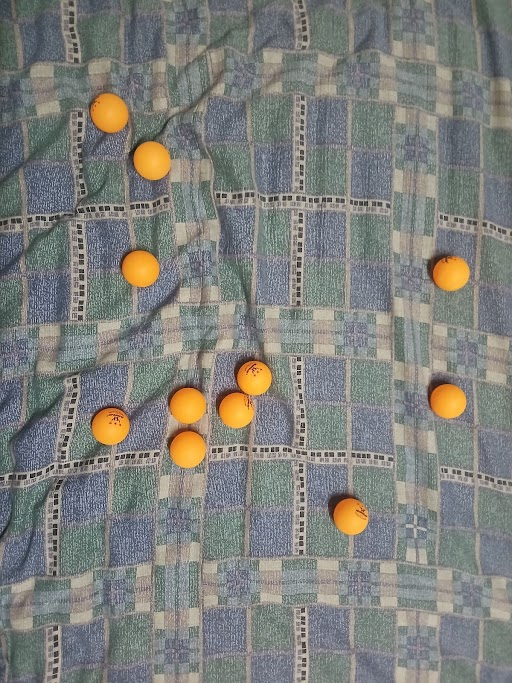
#> input picture PingPong.jpg, 512 x 683 px
$ jupyter execute 2.2.ipynb
#> lines starting #> are read from the running program, lines starting #| are printed output that depends on the picture; after the words box and inside, x2 and y2 are one past the last pixel; in counts of white or black regions, pixels touching at a corner belong together; long printed decimals are rounded
[cell 1]
import matplotlib.pyplot as plt
import numpy as np
import scipy as sci

from skimage import io, morphology, feature
from skimage import color, restoration

ping_pong = io.imread("PingPong.jpg")
#> ping_pong is the input picture: shape (683, 512, 3); mean R, G, B 127.8, 128.2, 123.7
plt.imshow(ping_pong)

[cell 2]
ping_pong.shape
#> Out = (683, 512, 3)

[cell 3]
red = ping_pong[:,:,0]
green = ping_pong[:,:,1]
blue = ping_pong[:,:,2]

fig, ax = plt.subplots()
ax.hist(np.ravel(red), bins = np.arange(0, 256, 1), color='r', histtype='step')
ax.hist(np.ravel(green), bins = np.arange(0, 256, 1),color='g', histtype='step')
ax.hist(np.ravel(blue),bins = np.arange(0, 256, 1), color='b', histtype='step')

[cell 4]
fig, ax = plt.subplots(1,3)
ax[0].hist(red)
ax[1].hist(green)
ax[2].hist(blue)
#> figure, not shown here; panel 1: tallest bar 287 high, from x = 54.34 to 54.38; panel 1: tallest bar 282 high, from x = 54.38 to 54.42; panel 1: tallest bar 236 high, from x = 54.42 to 54.46; panel 2: tallest bar 272 high, from x = 68.2 to 68.23

[cell 5]
to_hsv = color.rgb2hsv(ping_pong)
#> to_hsv: shape (683, 512, 3) float64; mean of channels 0, 1, 2 0.385, 0.121, 0.532

balls = to_hsv[:,:,1]
plt.imshow(balls)

[cell 6]
plt.hist(np.ravel(balls), bins = np.linspace(0, 1, 100), )
#> figure, not shown here; tallest bar 28879 high, from x = 0.0707 to 0.0808

[cell 7]
kindaclean = balls > 0.4
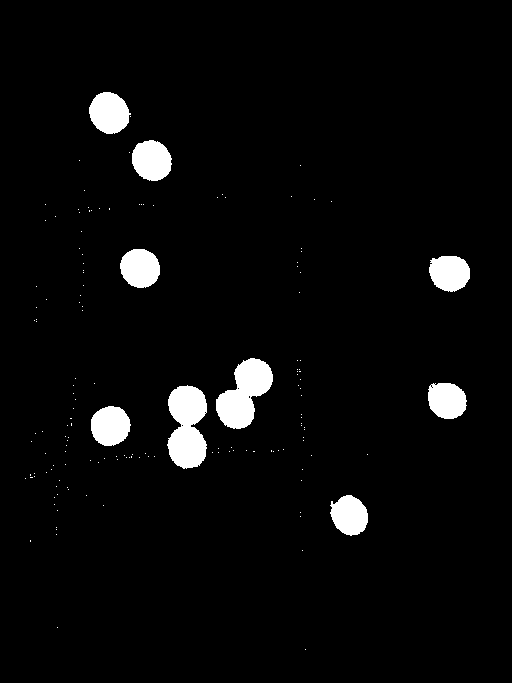
#> kindaclean: shape (683, 512) bool; 3.9% white; 152 white regions (143 under 20 px), largest, box (x1, y1, x2, y2) and area: (167, 385, 207, 469) 2534, (216, 358, 273, 429) 2349, (89, 92, 131, 134) 1305

plt.imshow(kindaclean)

[cell 8]
kindaclean_erode = morphology.erosion(kindaclean)
#> kindaclean_erode: shape (683, 512) bool; 3.5% white; 9 white regions, largest, box (x1, y1, x2, y2) and area: (168, 386, 206, 468) 2311, (217, 359, 272, 428) 2141, (90, 93, 129, 133) 1189
plt.imshow(kindaclean_erode)

[cell 9]
kindaclean_dilate = morphology.dilation(kindaclean_erode)
#> kindaclean_dilate: shape (683, 512) bool; 3.8% white; 9 white regions, largest, box (x1, y1, x2, y2) and area: (167, 385, 207, 469) 2522, (216, 358, 273, 429) 2341, (89, 92, 130, 134) 1302
plt.imshow(kindaclean_dilate)

[cell 10]
img = kindaclean_dilate
for _ in range(9):
    img = morphology.erosion(img)
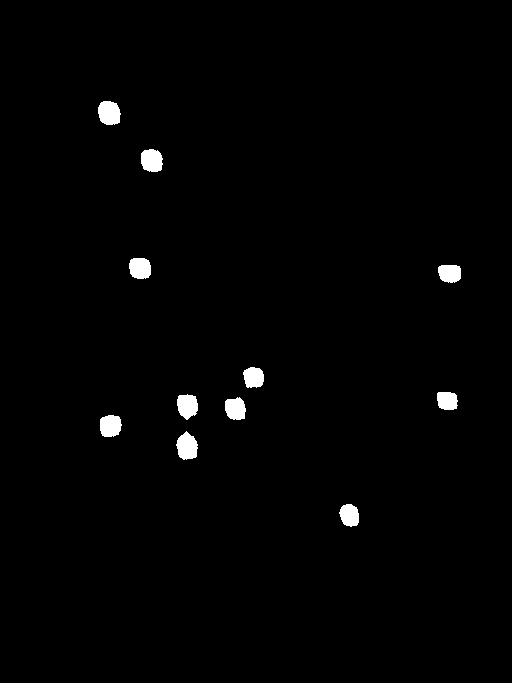
#> img: shape (683, 512) bool; 1.2% white; 11 white regions

[cell 11]
plt.imshow(img)

[cell 12]
from skimage import measure

labeled_image = measure.label(img)
#> labeled_image: shape (683, 512) int32; 12 distinct labels, from 0 to 11

# Get properties of each labeled region
regions = measure.regionprops(labeled_image)
#> regions = 11 regions; largest, box (x1, y1, x2, y2) and area: (176, 431, 198, 460) 454, (98, 101, 121, 125) 450, (141, 149, 163, 172) 422, (177, 394, 198, 420) 413, (100, 415, 122, 437) 406

coordinates = []
# Iterate through each region and get the coordinates
for region in regions:
    # Get the coordinates of the bounding box of the region
    min_row, min_col, max_row, max_col = region.bbox
    print(f"Blob at coordinates: ({min_row}, {min_col}) to ({max_row}, {max_col})")

    # Optionally, you can get the centroid of the blob
    centroid = region.centroid
    coordinates.append(centroid)
    print(f"Centroid of the blob: {centroid}")
#> this loop made 11 passes
#> (min_row, min_col, max_row, max_col, centroid) on passes 1 to 11: (101, 98, 125, 121, (112.6, 108.8)), (149, 141, 172, 163, (160.1, 151.4)), (258, 129, 279, 151, (267.8, 139.7)), (265, 438, 283, 461, (272.9, 449.4)), (367, 243, 388, 264, (377, 253.3)), (392, 437, 410, 458, (400.3, 446.8)), (394, 177, 420, 198, (405.4, 187)), (397, 225, 420, 246, (408.4, 235)), (415, 100, 437, 122, (425.5, 110)), (431, 176, 460, 198, (446.2, 186.7)), (504, 339, 527, 359, (514.9, 349.1))
#> (printed output is left out)
#> after the loop, coordinates = [(112.6, 108.8), (160.1, 151.4), (267.8, 139.7), (272.9, 449.4), (377, 253.3), (400.3, 446.8), (405.4, 187), (408.4, 235), (425.5, 110), (446.2, 186.7), (514.9, 349.1)]

# Display the labeled image
plt.imshow(labeled_image, cmap='nipy_spectral')
plt.title('Labeled Image')
plt.show()

[cell 13]
coordinates = np.array(coordinates)
#> coordinates = [[112.6, 108.8], [160.1, 151.4], [267.8, 139.7], [272.9, 449.4], [377, 253.3], [400.3, 446.8], [405.4, 187], [408.4, 235], [425.5, 110], [446.2, 186.7], [514.9, 349.1]]

[cell 14]
# Extract x and y coordinates
y_coords, x_coords = coordinates[:, 0], coordinates[:, 1]
#> y_coords = [112.6, 160.1, 267.8, 272.9, 377, 400.3, 405.4, 408.4, 425.5, 446.2, 514.9]; x_coords = [108.8, 151.4, 139.7, 449.4, 253.3, 446.8, 187, 235, 110, 186.7, 349.1]


plt.scatter(x_coords, y_coords, color='red', marker='.', s=100, label="Blob Centers")
plt.gca().invert_yaxis()

plt.xlabel("X Coordinate")
plt.ylabel("Y Coordinate")
plt.title("Blob Centroids (Flipped)")
plt.legend()
plt.grid(True)

plt.show()
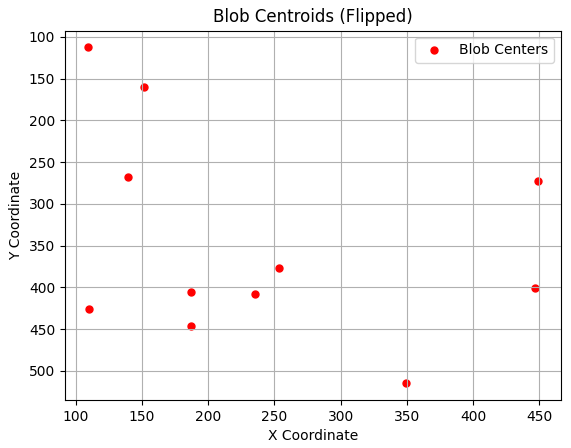
#> figure drawn by matplotlib, 1 panel

[cell 15]
# Get properties of each labeled region
regions = measure.regionprops(labeled_image)

# Plot the original image
plt.imshow(kindaclean)

# Iterate through each region to plot the centroids
for region in regions:
    centroid = region.centroid
    plt.text(centroid[1] + 30, centroid[0]+ 30, f"({centroid[1]:.1f}, {centroid[0]:.1f})", size = 7, color = 'w')
#> this loop made 11 passes

plt.scatter(x_coords, y_coords, color='red', marker='.', s=100, label="Blob Centers")
plt.title('Image with Centroids')
plt.tight_layout()
plt.show()

[cell 16]
sample = balls[92:135,87:130]
plt.imshow(sample)

[cell 17]
sample

[cell 18]
cor =  sci.signal.correlate2d(balls, sample, mode = 'full')
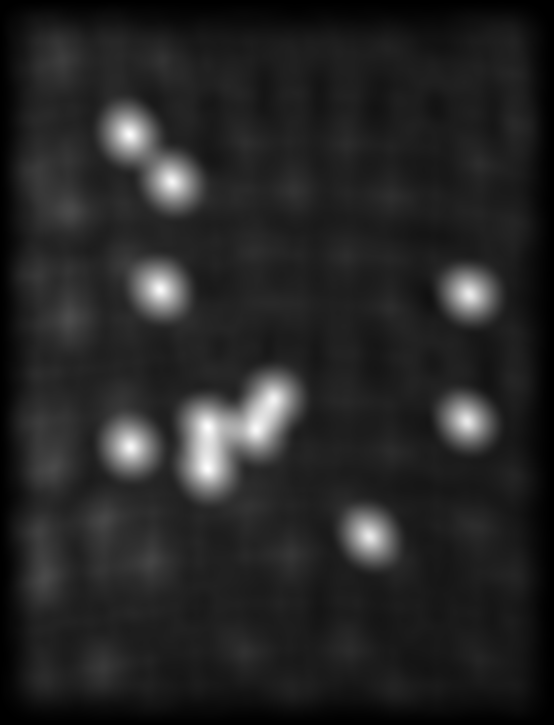
#> cor: shape (725, 554) float64; min 0.00348, max 732.4, mean 108.2; drawn with min black and max white

plt.imshow(cor)

[cell 19]
cor_clean = cor>660
#> cor_clean: shape (725, 554) bool; 0.21% white; 11 white regions (3 under 20 px), largest, box (x1, y1, x2, y2) and area: (202, 455, 213, 474) 168, (202, 421, 214, 438) 150, (251, 420, 262, 435) 124
plt.imshow(cor_clean)

[cell 20]
blob = feature.blob_doh(cor_clean)
#> blob = [[133, 128, 7.44], [288, 159, 7.44], [427, 255, 7.44], [427, 207, 7.44], [180, 170, 4.22], [399, 271, 7.44], [293, 469, 4.22], [446, 129, 7.44], [464, 207, 10.67], [535, 369, 4.22], [420, 467, 4.22]]

blob
#> Out has the same summary as blob

[cell 21]
x, y = blob[:,0], blob[:,1]
#> x = [133, 288, 427, 427, 180, 399, 293, 446, 464, 535, 420]; y = [128, 159, 255, 207, 170, 271, 469, 129, 207, 369, 467]

print(blob)
#| [[133.         128.           7.444]
#|  [288.         159.           7.444]
#|  [427.         255.           7.444]
#|  [427.         207.           7.444]
#|  [180.         170.           4.222]
#|  [399.         271.           7.444]
#|  [293.         469.           4.222]
#|  [446.         129.           7.444]
#|  [464.         207.          10.667]
#|  [535.         369.           4.222]
#|  [420.         467.           4.222]]
print(blob.shape)
#| (11, 3)

[cell 22]
plt.scatter(y, x, color='red', marker='.', s=100, label="Blob Centers")
plt.gca().invert_yaxis()

# Annotate the coordinates for each blob
for row in blob:
    y_coord, x_coord, r = row  # Unpack the row
    plt.text(x_coord, y_coord, f'({int(x_coord)}, {int(y_coord)})', fontsize=8, ha='right', color='white')
#> this loop made 11 passes

plt.xlabel("X Coordinate")
plt.ylabel("Y Coordinate")
plt.title("Blob Centroids")
plt.legend()
plt.grid(True)
plt.imshow(cor)

plt.show()
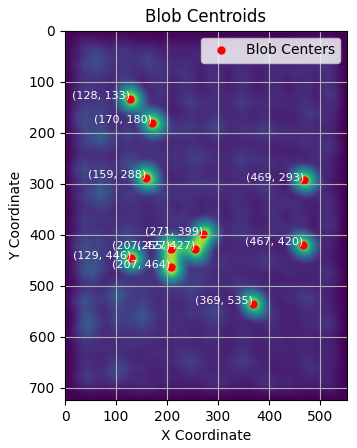
#> figure drawn by matplotlib, 1 panel

[cell 23]
# Get properties of each labeled region
regions = measure.regionprops(labeled_image)

# Plot the original image
plt.imshow(kindaclean)

# Iterate through each region to plot the centroids
for region in regions:
    centroid = region.centroid
    plt.text(centroid[1] + 30, centroid[0]+ 30, f"({centroid[1]:.1f}, {centroid[0]:.1f})", size = 7, color = 'w')

plt.scatter(x_coords, y_coords, color='red', marker='.', s=100, label="Blob Centers")
plt.title('Image with Centroids')
plt.tight_layout()
plt.show()

[cell 24]
img = color.rgb2gray(ping_pong)

im_ft = np.fft.fft2(img)

plt.imshow(np.log(1 + np.abs(im_ft)))

[cell 25]
im_ft_shift = np.fft.fftshift(im_ft)
plt.imshow(np.log(1 + np.abs(im_ft_shift)))

[cell 26]
im_ftph = np.angle(im_ft_shift)
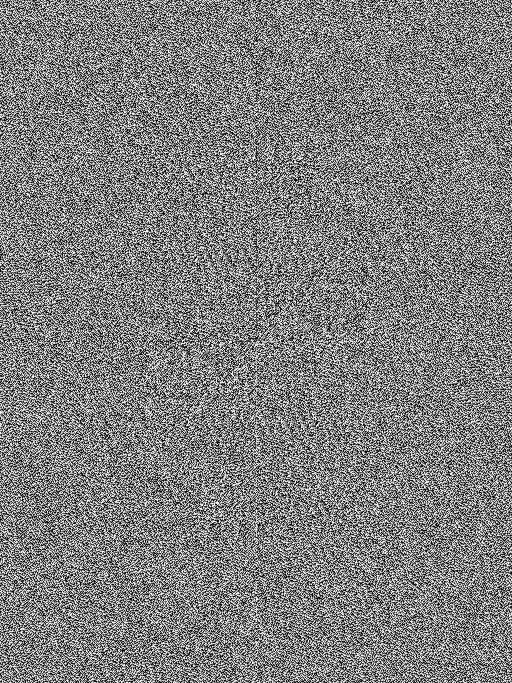
#> im_ftph: shape (683, 512) float64; min -3.14, max 3.14, mean -8.98e-06; drawn with min black and max white
plt.imshow(np.log(1 + np.abs(im_ftph)))

[cell 27]
im_ftph_unwrap = restoration.unwrap_phase(np.fft.fftshift(im_ftph))
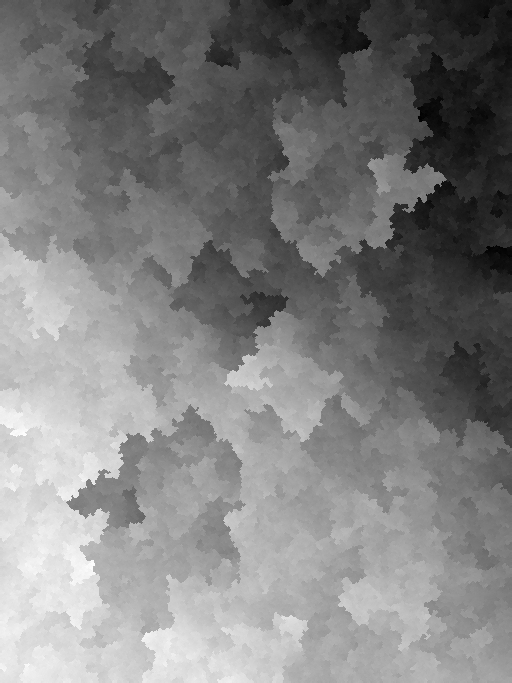
#> im_ftph_unwrap: shape (683, 512) float64; min -178.9, max 292, mean 56.9; drawn with min black and max white
plt.imshow(im_ftph_unwrap)

[cell 28]
r = np.abs(im_ft)
theta = np.angle(im_ft)
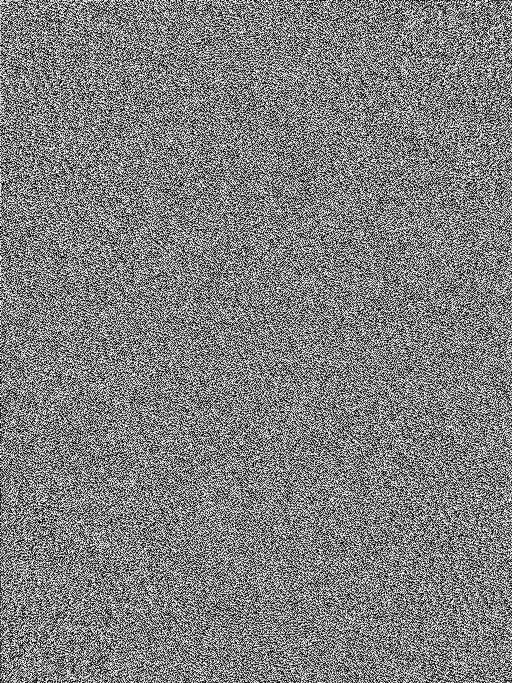
#> theta: shape (683, 512) float64; min -3.14, max 3.14, mean -8.98e-06; drawn with min black and max white

plt.matshow(np.abs(np.fft.ifft2(r*np.exp(1j*theta))))
#need it a e^(itheta) not just inverting the fft
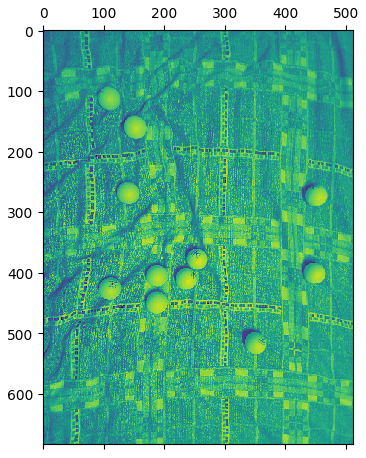
#> figure drawn by matplotlib, 1 panel

[cell 29]
fig, ax = plt.subplots(1,2)
# Plot the original image
ax[0].imshow(kindaclean)

# Iterate through each region to plot the centroids
for region in regions:
    centroid = region.centroid
    ax[0].text(centroid[1], centroid[0], f"({centroid[1]:.1f}, {centroid[0]:.1f})", size = 7, color = 'w')

ax[0].scatter(x_coords, y_coords, color='red', marker='.', s=100, label="Blob Centers")
ax[0].set_title('Thresholding')
ax[0].set_xlabel("X Coordinate")
ax[0].set_ylabel("Y Coordinate")

ax[1].scatter(y, x, color='red', marker='.', s=100, label="Blob Centers")
ax[1].invert_yaxis()

# Annotate the coordinates for each blob
for row in blob:
    y_coord, x_coord, r = row  # Unpack the row
    plt.text(x_coord, y_coord, f'({int(x_coord)}, {int(y_coord)})', fontsize=8, ha='right', color='white')

ax[1].set_xlabel("X Coordinate")
ax[1].set_ylabel("Y Coordinate")
ax[1].set_title("Correlating")
ax[1].grid(True)
ax[1].imshow(cor)
fig.tight_layout()

plt.show()
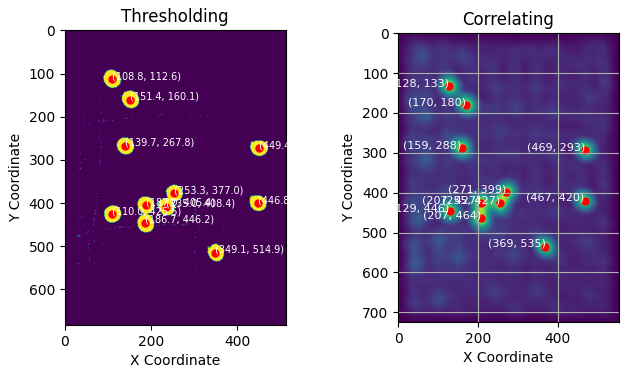
#> figure drawn by matplotlib, 2 panels
